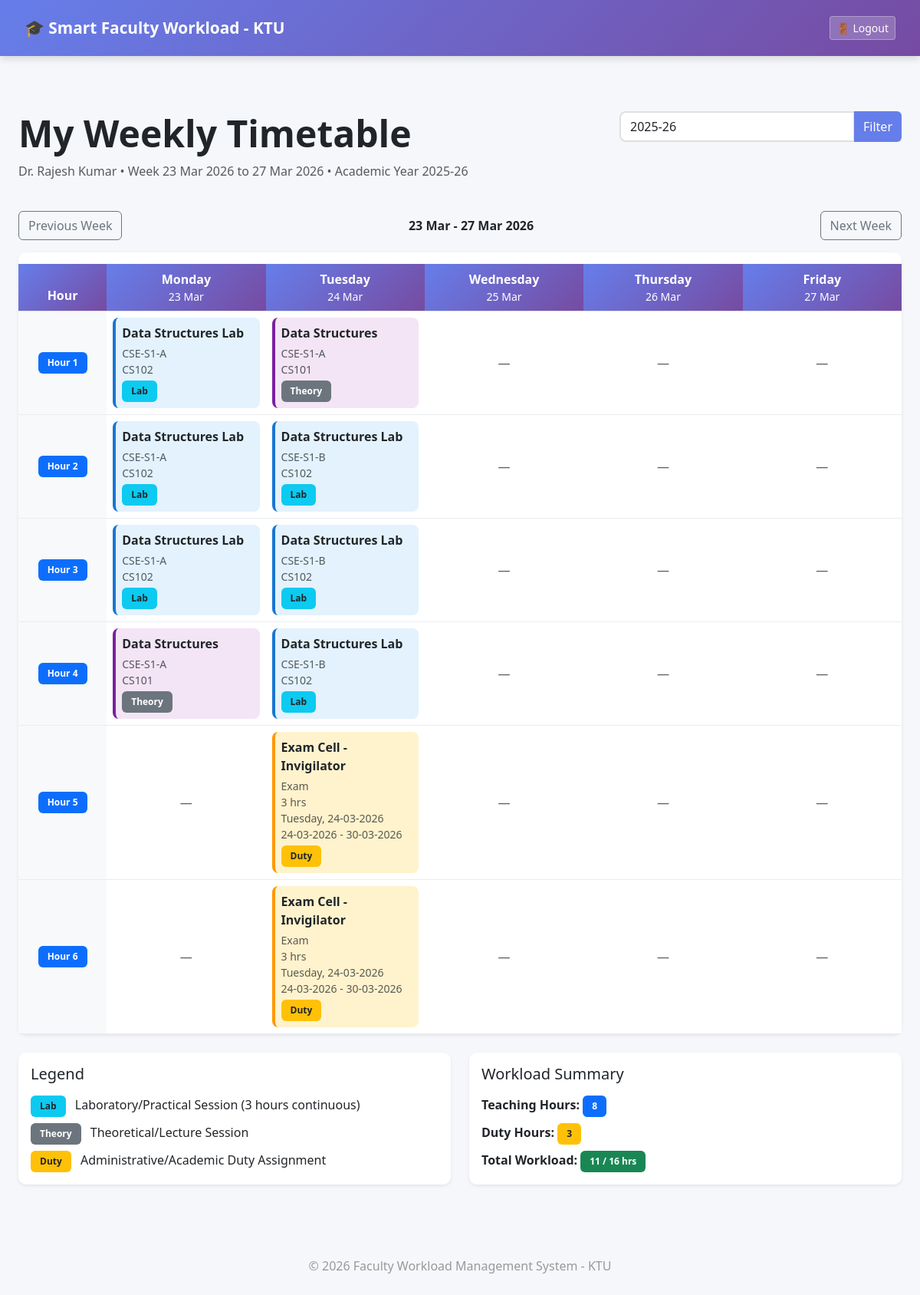
Screenshot of /faculty/timetable (signed in) with the database file from the repository.
### app/models.py (models this page shows, shortened)
class Faculty(UserMixin, db.Model):
    id = db.Column(db.Integer, primary_key=True)
    name = db.Column(db.String(100), nullable=False)
    department = db.Column(db.String(100), nullable=False)
    designation = db.Column(db.String(50), nullable=False)
    email = db.Column(db.String(120), unique=True, nullable=False)
    password_hash = db.Column(db.String(200), nullable=False)
    max_workload = db.Column(db.Integer, default=16)
    role = db.Column(db.String(20), default="faculty")
    assignments = db.relationship(
        'Assignment',
        backref='faculty',
        lazy=True,
        cascade="all, delete-orphan"
    )
    duties = db.relationship(
        'AdditionalDuty',
        backref='faculty',
        lazy=True,
        cascade="all, delete-orphan"
    )
    timetables = db.relationship(
        'Timetable',
        backref='faculty_obj',
        lazy=True,
        cascade="all, delete-orphan"
    )

class Subject(db.Model):
    id = db.Column(db.Integer, primary_key=True)
    course_code = db.Column(db.String(20), nullable=False)
    subject_name = db.Column(db.String(150), nullable=False)
    subject_type = db.Column(db.String(20), nullable=False)  # 'Theory' or 'Lab'
    is_lab = db.Column(db.Boolean, default=False)  # Flag for lab subjects
    hours_per_week = db.Column(db.Integer, nullable=False)  # Theory: varies, Lab: typically 3 hours continuous
    semester = db.Column(db.Integer, nullable=False)  # Semester number (1-8)
    created_at = db.Column(db.DateTime, default=datetime.utcnow)
    assignments = db.relationship(
        'Assignment',
        backref='subject',
        lazy=True,
        cascade="all, delete-orphan"
    )

class Class(db.Model):
    __tablename__ = 'class'
    id = db.Column(db.Integer, primary_key=True)
    class_name = db.Column(db.String(50), nullable=False, unique=True)  # e.g., "S3-A", "S5-B"
    semester = db.Column(db.Integer, nullable=False)  # 1-8
    department = db.Column(db.String(100), nullable=False)  # e.g., "Computer Science"
    created_at = db.Column(db.DateTime, default=datetime.utcnow)
    timetables = db.relationship(
        'Timetable',
        backref='class_obj',
        lazy=True,
        cascade="all, delete-orphan"
    )

class AdditionalDuty(db.Model):
    __table_args__ = (
        db.UniqueConstraint(
            'faculty_id',
            'duty_name',
            'start_date',
            name='unique_faculty_duty_period'
        ),
    )
    id = db.Column(db.Integer, primary_key=True)
    faculty_id = db.Column(db.Integer, db.ForeignKey('faculty.id'), nullable=True)  # Allow unassigned
    duty_name = db.Column(db.String(150), nullable=False)  # e.g., "HOD", "Placement Officer", "Exam Cell Duty"
    category = db.Column(db.String(50), nullable=False)  # 'Leadership' (HOD/Placement Officer), 'Exam', 'Administrative', 'Research'
    duration_type = db.Column(db.String(20), nullable=False)  # 'Yearly' or 'Weekly' or 'Custom'
    hours = db.Column(db.Integer, nullable=False)  # Hours per week
    duty_day = db.Column(db.String(20), nullable=True)  # Monday-Friday
    start_date = db.Column(db.Date, nullable=False)  # When duty starts
    end_date = db.Column(db.Date, nullable=False)  # When duty ends
    academic_year = db.Column(db.String(20), nullable=False)  # e.g., "2025-26"
    created_at = db.Column(db.DateTime, default=datetime.utcnow)
    def is_active(self, reference_date=None):
        target_date = reference_date or datetime.utcnow().date()
        return self.start_date <= target_date <= self.end_date
    def overlaps_week(self, week_start):
        week_end = week_start + timedelta(days=4)
        return self.start_date <= week_end and self.end_date >= week_start
    def occurs_on_date(self, target_date):
        if not self.is_active(target_date):
            return False
        if self.duty_day and self.duty_day != target_date.strftime('%A'):
            return False
        return True

### app/routes.py (the view)
@main.route('/faculty/timetable')
@login_required
def faculty_timetable():
    academic_year = request.args.get('academic_year') or get_latest_academic_year()
    requested_week = request.args.get('week_start')
    try:
        selected_date = datetime.strptime(requested_week, '%Y-%m-%d').date() if requested_week else datetime.utcnow().date()
    except ValueError:
        selected_date = datetime.utcnow().date()
    week_start = get_week_start(selected_date)
    week_dates = {
        day: week_start + timedelta(days=index)
        for index, day in enumerate(['Monday', 'Tuesday', 'Wednesday', 'Thursday', 'Friday'])
    }
    previous_week = week_start - timedelta(days=7)
    next_week = week_start + timedelta(days=7)
    timetable_entries = Timetable.query.filter_by(
        faculty_id=current_user.id,
        academic_year=academic_year
    ).all()
    active_duties = [
        duty for duty in current_user.duties
        if duty.faculty_id == current_user.id and duty.overlaps_week(week_start)
    ]
    days = ['Monday', 'Tuesday', 'Wednesday', 'Thursday', 'Friday']
    hours = list(range(1, 7))
    timetable_grid = {}
    for day in days:
        timetable_grid[day] = {}
        for hour in hours:
            timetable_grid[day][hour] = None
    for entry in timetable_entries:
        day = entry.timeslot.day
        hour = entry.timeslot.hour
        timetable_grid[day][hour] = {
            'subject': entry.subject.subject_name,
            'class': entry.class_obj.class_name,
            'course_code': entry.subject.course_code,
            'is_lab': entry.subject.is_lab,
            'type': 'class'
        }
    displayed_duties = []
    for duty in active_duties:
        if not duty.duty_day or duty.duty_day not in timetable_grid:
            continue
        duty_date = week_dates[duty.duty_day]
        if not duty.occurs_on_date(duty_date):
            continue
        displayed_duties.append(duty)
        hours_remaining = max(duty.hours, 0)
        for hour in hours:
            if hours_remaining == 0:
                break
            if timetable_grid[duty.duty_day][hour] is None:
                timetable_grid[duty.duty_day][hour] = {
                    'duty_name': duty.duty_name,
                    'category': duty.category,
                    'hours': duty.hours,
                    'type': 'duty',
                    'duty_day': duty.duty_day,
                    'duty_date': duty_date.strftime('%d-%m-%Y'),
                    'start_date': duty.start_date.strftime('%d-%m-%Y'),
                    'end_date': duty.end_date.strftime('%d-%m-%Y')
                }
                hours_remaining -= 1
    return render_template(
        'faculty_timetable.html',
        timetable_grid=timetable_grid,
        days=days,
        hours=hours,
        academic_year=academic_year,
        faculty_name=current_user.name,
        active_duties=displayed_duties,
        total_duty_hours=sum([d.hours for d in displayed_duties]),
        teaching_hours=len(timetable_entries),
        week_start=week_start,
        week_end=week_start + timedelta(days=4),
        week_dates=week_dates,
        previous_week=previous_week,
        next_week=next_week
    )

### app/templates/faculty_timetable.html (shortened to what this page needs)
{% extends "base.html" %}
{% block content %}
<div class="container-fluid py-4">
    <div class="row mb-4">
        <div class="col-md-8">
            <h1 class="display-5 fw-bold">
                 My Weekly Timetable
            </h1>
            <p class="text-muted">{{ faculty_name }} • Week {{ week_start.strftime('%d %b %Y') }} to {{ week_end.strftime('%d %b %Y') }} • Academic Year {{ academic_year }}</p>
        </div>
        <div class="col-md-4 text-end">
            <form method="get" class="d-inline">
                <div class="input-group">
                    <input
                        type="text"
                        class="form-control"
                        name="academic_year"
                        value="{{ academic_year }}"
                        placeholder="2025-26"
                    >
                    <button class="btn btn-primary" type="submit">Filter</button>
                </div>
            </form>
        </div>
    </div>
    <div class="d-flex justify-content-between align-items-center mb-3">
        <a class="btn btn-outline-secondary" href="{{ url_for('main.faculty_timetable', academic_year=academic_year, week_start=previous_week.strftime('%Y-%m-%d')) }}">Previous Week</a>
        <strong>{{ week_start.strftime('%d %b') }} - {{ week_end.strftime('%d %b %Y') }}</strong>
        <a class="btn btn-outline-secondary" href="{{ url_for('main.faculty_timetable', academic_year=academic_year, week_start=next_week.strftime('%Y-%m-%d')) }}">Next Week</a>
    </div>
    <div class="card border-0 shadow-sm">
        <div class="card-body p-0">
            <div class="table-responsive">
                <table class="table table-hover mb-0">
                    <thead class="bg-light">
                        <tr>
                            <th class="text-center fw-bold" style="width: 10%; background: linear-gradient(135deg, #667eea 0%, #764ba2 100%); color: white;">
                                Hour
                            </th>
                            {% for day in days %}
                            <th class="text-center fw-bold" style="width: 18%; background: linear-gradient(135deg, #667eea 0%, #764ba2 100%); color: white;">
                                {{ day }}
                                <div class="small fw-normal">{{ week_dates[day].strftime('%d %b') }}</div>
                            </th>
                            {% endfor %}
                        </tr>
                    </thead>
                    <tbody>
                        {% for hour in hours %}
                        <tr>
                            <td class="text-center fw-bold align-middle bg-light">
                                <span class="badge bg-primary">Hour {{ hour }}</span>
                            </td>
                            {% for day in days %}
                            <td class="align-middle" style="min-height: 80px;">
                                {% if timetable_grid[day][hour] %}
                                    {% set entry = timetable_grid[day][hour] %}
                                    {% if entry.type == 'class' %}
                                    <div class="p-2" style="background: {% if entry.is_lab %}#e3f2fd{% else %}#f3e5f5{% endif %}; border-radius: 8px; border-left: 4px solid {% if entry.is_lab %}#1976d2{% else %}#7b1fa2{% endif %};">
                                        <p class="mb-1">
                                            <strong class="text-dark">{{ entry.subject }}</strong>
                                        </p>
                                        <p class="mb-0 small text-muted">
                                             {{ entry.class }}
                                        </p>
                                        <p class="mb-0 small text-muted">
                                             {{ entry.course_code }}
                                        </p>
                                        {% if entry.is_lab %}
                                        <span class="badge bg-info text-dark mt-1">Lab</span>
                                        {% else %}
                                        <span class="badge bg-secondary mt-1">Theory</span>
                                        {% endif %}
                                    </div>
                                    {% elif entry.type == 'duty' %}
                                    <div class="p-2" style="background: #fff3cd; border-radius: 8px; border-left: 4px solid #ff9800;">
                                        <p class="mb-1">
                                            <strong class="text-dark">{{ entry.duty_name }}</strong>
                                        </p>
                                        <p class="mb-0 small text-muted">
                                             {{ entry.category }}
                                        </p>
                                        <p class="mb-0 small text-muted">
                                             {{ entry.hours }} hrs
                                        </p>
                                        <p class="mb-0 small text-muted">
                                             {{ entry.duty_day }}, {{ entry.duty_date }}
                                        </p>
                                        <p class="mb-0 small text-muted">
                                             {{ entry.start_date }} - {{ entry.end_date }}
                                        </p>
                                        <span class="badge bg-warning text-dark mt-1">Duty</span>
                                    </div>
                                    {% endif %}
                                {% else %}
                                    <div class="text-center text-muted py-3">
                                        <span class="text-sm">—</span>
                                    </div>
                                {% endif %}
                            </td>
                            {% endfor %}
                        </tr>
                        {% endfor %}
                    </tbody>
                </table>
            </div>
        </div>
    </div>
    <div class="row mt-4">
        <div class="col-md-6">
            <div class="card border-0 shadow-sm">
                <div class="card-body">
                    <h5 class="card-title">
                         Legend
                    </h5>
                    <div class="mt-3">
                        <p class="mb-2">
                            <span class="badge bg-info text-dark">Lab</span>
                            <span class="ms-2">Laboratory/Practical Session (3 hours continuous)</span>
                        </p>
                        <p class="mb-2">
                            <span class="badge bg-secondary">Theory</span>
                            <span class="ms-2">Theoretical/Lecture Session</span>
                        </p>
                        <p class="mb-0">
                            <span class="badge bg-warning text-dark">Duty</span>
                            <span class="ms-2">Administrative/Academic Duty Assignment</span>
                        </p>
                    </div>
                </div>
            </div>
        </div>
        <div class="col-md-6">
            <div class="card border-0 shadow-sm">
                <div class="card-body">
                    <h5 class="card-title">
                         Workload Summary
                    </h5>
                    <div class="mt-3">
                        <p class="mb-2">
                            <strong>Teaching Hours:</strong>
                            <span class="badge bg-primary">{{ teaching_hours }}</span>
                        </p>
                        <p class="mb-2">
                            <strong>Duty Hours:</strong>
                            <span class="badge bg-warning text-dark">{{ total_duty_hours }}</span>
                        </p>
                        <p class="mb-0">
                            <strong>Total Workload:</strong>
                            <span class="badge bg-success">{{ teaching_hours + total_duty_hours }} / 16 hrs</span>
                        </p>
                    </div>
                </div>
            </div>
        </div>
    </div>
</div>
{% endblock %}

### rows the page displays
Faculty: name "Dr. Rajesh Kumar"
Subject: subject "Data Structures Lab" "Data Structures Lab" "Data Structures Lab" "Data Structures Lab" "Data Structures Lab" "Data Structures Lab", course_code "CS102" "CS102" "CS102" "CS102" "CS102" "CS102"
Class: class "CSE-S1-A" "CSE-S1-A" "CSE-S1-A" "CSE-S1-A" "CSE-S1-A"
Subject: subject "Data Structures" "Data Structures", course_code "CS101" "CS101"
Class: class "CSE-S1-B" "CSE-S1-B" "CSE-S1-B"
AdditionalDuty: duty_name "Exam Cell - Invigilator", category "Exam", hours "3", duty_day "Tuesday", duty_date "24-03-2026", start_date "24-03-2026", end_date "30-03-2026"

### other values shown
{{ week_start.strftime('%d %b %Y') }} "23 Mar 2026"
{{ week_end.strftime('%d %b %Y') }} "27 Mar 2026"
{{ academic_year }} "2025-26"
{{ week_start.strftime('%d %b') }} "23 Mar"
{{ day }} "Monday" "Tuesday" "Wednesday" "Thursday" "Friday"
{{ week_dates[day].strftime('%d %b') }} "23 Mar" "24 Mar" "25 Mar" "26 Mar" "27 Mar"
{{ hour }} "1" "2" "3" "4" "5" "6"
{{ teaching_hours }} "8"
{{ total_duty_hours }} "3"
{{ teaching_hours + total_duty_hours }} "11"
